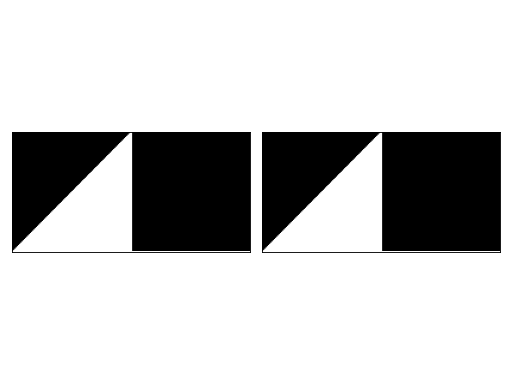

This chart was generated by the following Python code:
import matplotlib.pyplot as plt
import numpy as np
from sandplover.mask import GeometricMask
#
arr = np.random.uniform(size=(100, 200))
gmsk0 = GeometricMask(arr)
gmsk0.angular(np.pi / 4, np.pi / 2)
#
gmsk1 = GeometricMask(
    (100, 200), angular=dict(theta1=np.pi / 4, theta2=np.pi / 2)
)
#
fig, ax = plt.subplots(1, 2)
gmsk0.show(ax[0])
gmsk1.show(ax[1])
plt.tight_layout()
